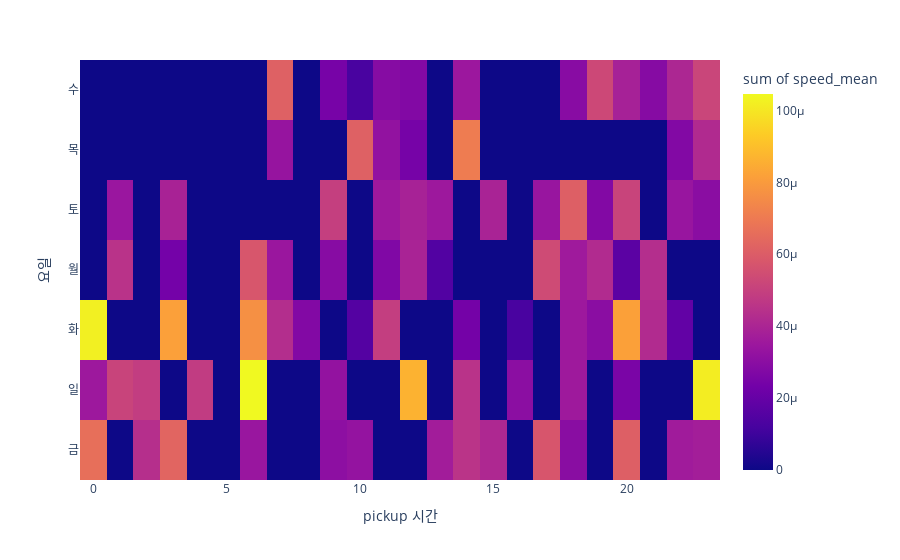

Write notebook code for a chart like this one.
### Code cell
# 1-(1) 요일,시간에 따른 평균속력
tidydata2 = tidydata1.pivot_table(
    index = 'pickup_hour',
    columns = 'dayofweek',
    values = 'speed',
    aggfunc = 'mean'
).stack().reset_index().rename({0:'speed_mean'},axis=1)
px.density_heatmap(
    data_frame=tidydata2,
    x='pickup_hour',
    y='dayofweek',
    z='speed_mean',
    labels={'pickup_hour':'pickup 시간', 'dayofweek':'요일'},
    nbinsx=24,
    nbinsy=7,
    height=300
)

### Figure 1 — Plotly figure (JSON) as saved in the notebook; plotly's stock layout.template omitted (floating-point values rounded to 4 significant figures)
{"data": [{"coloraxis": "coloraxis", "histfunc": "sum", "hovertemplate": "pickup 시간=%{x}<br>요일=%{y}<br>sum of speed_mean=%{z}<extra></extra>", "name": "", "nbinsx": 24, "nbinsy": 7, "type": "histogram2d", "x": [0, 0, 0, 1, 1, 1, 2, 2, 3, 3, 3, 3, 4, 6, 6, 6, 6, 7, 7, 7, 7, 8, 9, 9, 9, 9, 9, 10, 10, 10, 10, 11, 11, 11, 11, 11, 12, 12, 12, 12, 12, 13, 13, 13, 14, 14, 14, 14, 14, 15, 15, 16, 16, 16, 17, 17, 17, 18, 18, 18, 18, 18, 18, 19, 19, 19, 19, 20, 20, 20, 20, 20, 20, 21, 21, 21, 22, 22, 22, 22, 22, 23, 23, 23, 23, 23], "xaxis": "x", "xbingroup": "x", "y": ["금", "일", "화", "월", "일", "토", "금", "일", "금", "월", "토", "화", "일", "금", "월", "일", "화", "목", "수", "월", "화", "화", "금", "수", "월", "일", "토", "금", "목", "수", "화", "목", "수", "월", "토", "화", "목", "수", "월", "일", "토", "금", "월", "토", "금", "목", "수", "일", "화", "금", "토", "일", "토", "화", "금", "월", "토", "금", "수", "월", "일", "토", "화", "수", "월", "토", "화", "금", "수", "월", "일", "토", "화", "수", "월", "화", "금", "목", "수", "토", "화", "금", "목", "수", "일", "토"], "yaxis": "y", "ybingroup": "y", "z": [6.646e-05, 3.514e-05, 0.0001024, 4.519e-05, 5.13e-05, 3.42e-05, 4.372e-05, 4.877e-05, 6.29e-05, 2.376e-05, 3.899e-05, 8.161e-05, 4.832e-05, 3.416e-05, 5.769e-05, 0.0001046, 7.666e-05, 3.33e-05, 6.14e-05, 3.43e-05, 4.306e-05, 2.756e-05, 3.07e-05, 2.453e-05, 2.909e-05, 3.223e-05, 4.937e-05, 3.269e-05, 6.135e-05, 1.241e-05, 1.537e-05, 3.214e-05, 2.89e-05, 2.71e-05, 3.528e-05, 4.903e-05, 2.446e-05, 2.756e-05, 3.93e-05, 8.639e-05, 3.871e-05, 3.679e-05, 1.49e-05, 3.518e-05, 4.534e-05, 7.061e-05, 3.499e-05, 4.52e-05, 2.39e-05, 4.102e-05, 3.939e-05, 3.013e-05, 1.785e-07, 1.23e-05, 5.751e-05, 5.376e-05, 3.385e-05, 2.97e-05, 2.928e-05, 3.598e-05, 3.559e-05, 6.097e-05, 3.538e-05, 5.272e-05, 4.23e-05, 2.762e-05, 2.983e-05, 6.097e-05, 3.833e-05, 1.714e-05, 2.544e-05, 5.124e-05, 8.162e-05, 2.871e-05, 4.319e-05, 4.208e-05, 3.64e-05, 2.753e-05, 4.052e-05, 3.387e-05, 1.9e-05, 3.736e-05, 4.19e-05, 5.175e-05, 0.0001015, 2.98e-05]}], "layout": {"autosize": true, "coloraxis": {"colorbar": {"title": {"text": "sum of speed_mean"}}, "colorscale": [[0, "#0d0887"], [0.1111, "#46039f"], [0.2222, "#7201a8"], [0.3333, "#9c179e"], [0.4444, "#bd3786"], [0.5556, "#d8576b"], [0.6667, "#ed7953"], [0.7778, "#fb9f3a"], [0.8889, "#fdca26"], [1, "#f0f921"]]}, "legend": {"tracegroupgap": 0}, "margin": {"t": 60}, "xaxis": {"anchor": "y", "autorange": true, "domain": [0, 1], "range": [-0.5, 23.5], "title": {"text": "pickup 시간"}, "type": "linear"}, "yaxis": {"anchor": "x", "autorange": true, "domain": [0, 1], "range": [-0.5, 6.5], "title": {"text": "요일"}, "type": "category"}}}
